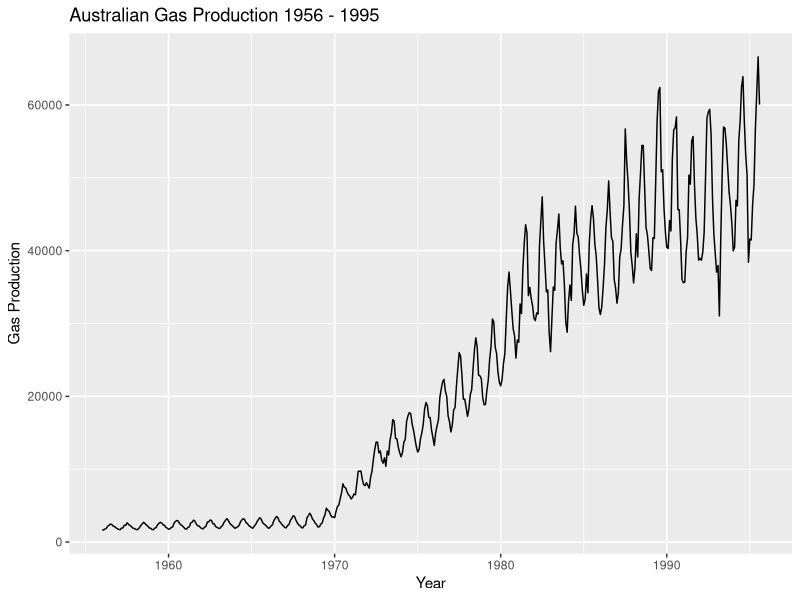
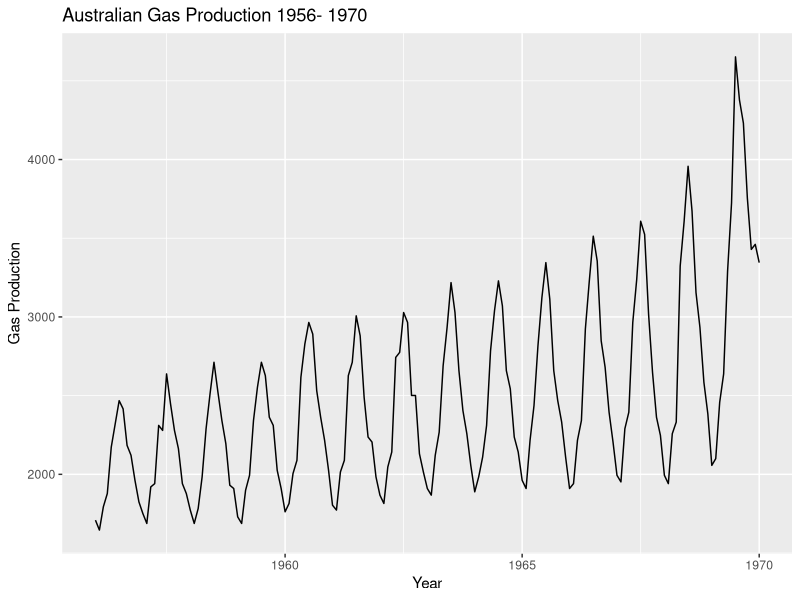
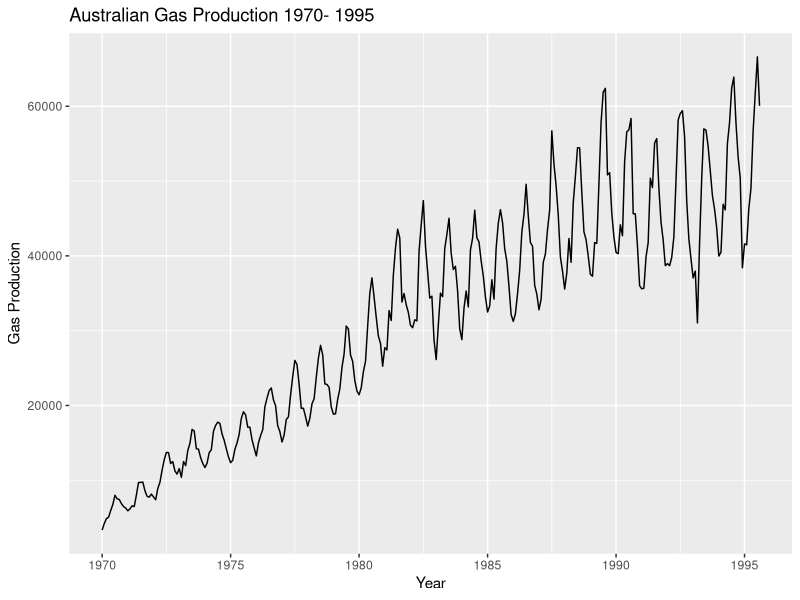
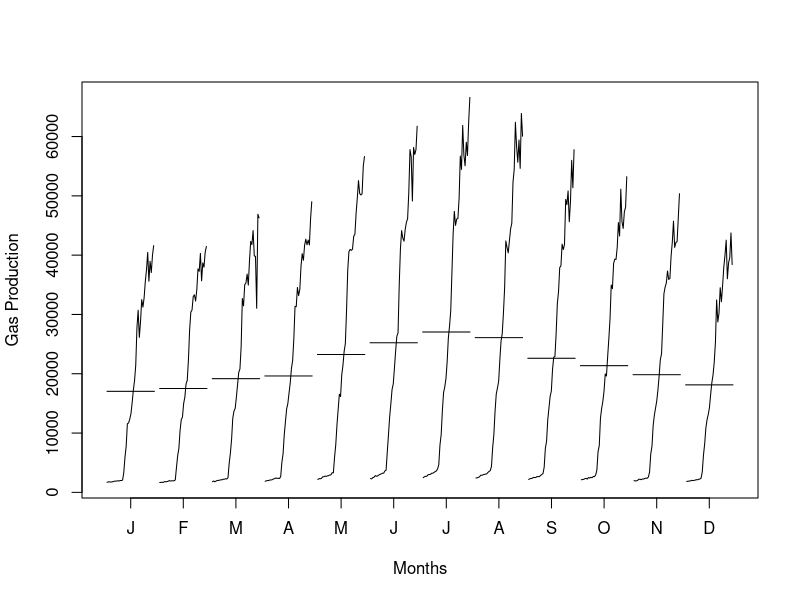
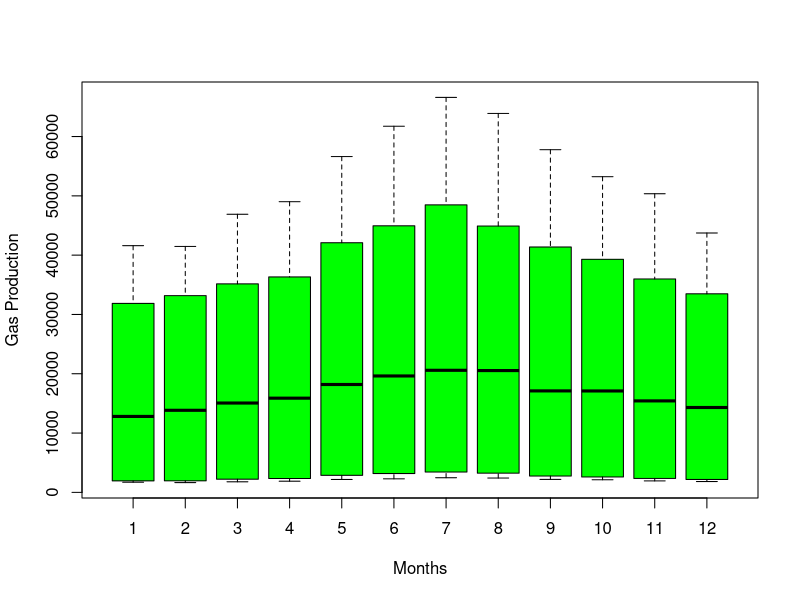
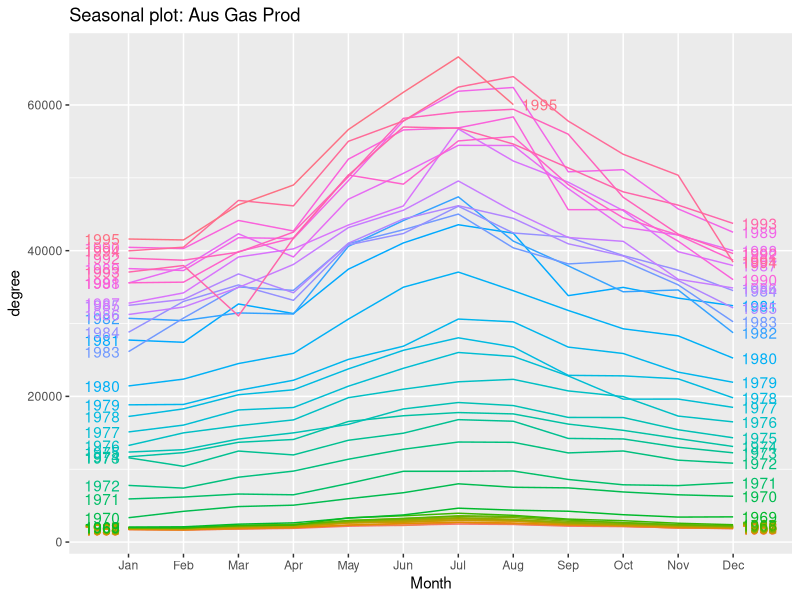
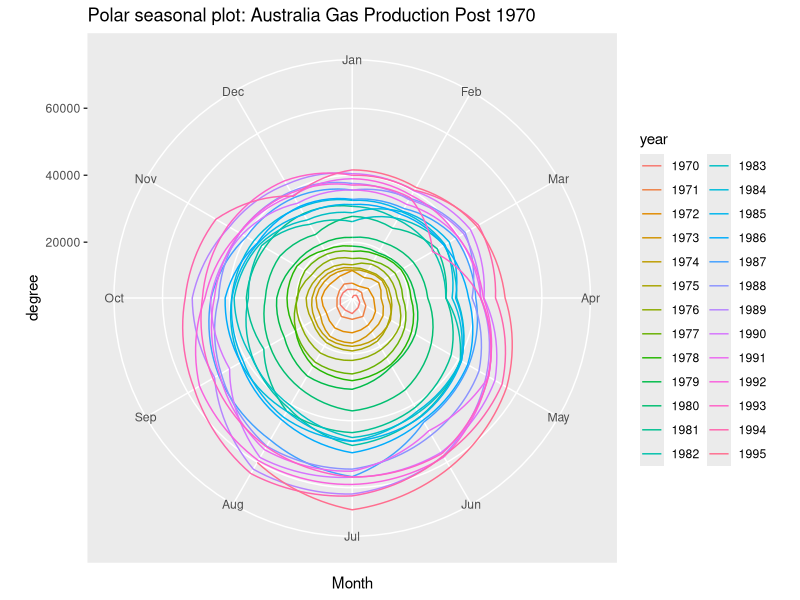
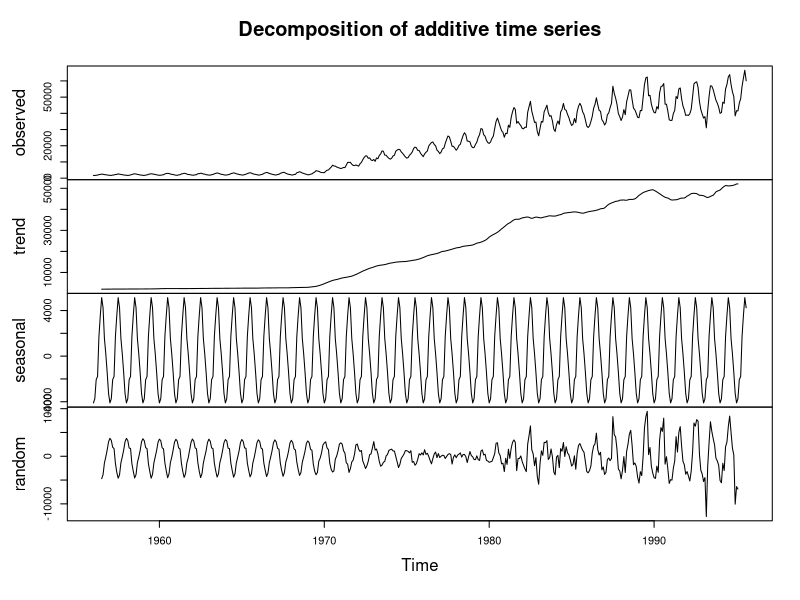

Recreate these plots in R, in order.
## ---- chunk 1
getwd()

setwd("/Users/anupama/Documents/Anupama Data Science/GreatLakes/TimeSeries")

#install.packages("forecast")

library(forecast)
library(ggplot2)
library(tseries)
## ---- chunk 2
AU.gas<- forecast::gas

class(AU.gas)

#This tells you that the data series is in a time series format
start(AU.gas)
end(AU.gas)




# plotting the ts object AU gas dataset 
autoplot(AU.gas,xlab = "Year", ylab= "Gas Production",
        main = "Australian Gas Production 1956 - 1995 ") 
## ---- chunk 3

#checking the data before 1970
gas_bfr1970 = window(AU.gas, start = c(1956,1),  end= c(1970,1) ,frequency = 12)

autoplot(gas_bfr1970,xlab = "Year", ylab= "Gas Production",
        main = "Australian Gas Production 1956- 1970 ")


#checking the data after 1970
gas_aft1970 = window(AU.gas, start = c(1970,1), frequency = 12)

autoplot(gas_aft1970,xlab = "Year", ylab= "Gas Production",
        main = "Australian Gas Production 1970- 1995 ") 
## ---- chunk 4

monthplot(AU.gas,xlab = "Months", ylab= "Gas Production")

boxplot (AU.gas ~cycle(AU.gas), xlab = "Months", ylab= "Gas Production",col="green")
## ---- chunk 5

ggseasonplot(AU.gas, year.labels=TRUE, year.labels.left=TRUE
) + ylab("degree") +
  ggtitle("Seasonal plot: Aus Gas Prod")
## ---- chunk 6

ggseasonplot(gas_aft1970, polar=TRUE) +
  ylab("degree") +
  ggtitle("Polar seasonal plot: Australia Gas Production Post 1970 ")
## ---- chunk 7
frequency(AU.gas)

any(is.na(AU.gas)) #checking missing values
## ---- chunk 8
# Decompose function

add.gas= decompose(AU.gas, type = "additive")
plot(add.gas)
## ---- chunk 9
add.gas1970=decompose(gas_aft1970, type = "additive")
plot(add.gas1970)
#plot(add.gas1970$seasonal)
#plot(add.gas1970$trend)
#plot(add.gas1970$random)
## ---- chunk 10
#STL function

#overall data
Inc.gas<-stl(AU.gas, s.window='p') #constant seasonality 
plot(Inc.gas, main= "Constant Seasonality")


(head(Inc.gas$time.series,12))
head(Inc.gas$time.series[,1],36) #seasonality component

## ---- chunk 11
#post 1970 data

#decomposing the gas data post 1970 to check trend and seasonality effect
gas.stl.1970<-stl(gas_aft1970, s.window='p') #constant seasonality 
autoplot(gas.stl.1970, main= "Post 1970 :Seasonality")
#gas.stl.1970
## ---- chunk 12
#de-seasonalized plot vs original plot

deseason.gas <- (gas.stl.1970$time.series[,2]+gas.stl.1970$time.series[,3])
#deseason.gas
#ts.plot(deseason.gas, gas_aft1970, col=c("red", "blue"), main="Comparison of Original and Deseasonalized Gas Prod")
autoplot(cbind(Actual=gas_aft1970, Adjusted=deseason.gas),main="DeSeasonalized Plot")+xlab("Time") +ylab("Gas Production")
## ---- chunk 13
train_data = window(gas_aft1970, start = c(1970,1), end = c(1993,12))
test_data = window(gas_aft1970, start = c(1994))

##  Apply Holt winter method using the ets function
gas.hw= ets(train_data, model = "ZZZ")


autoplot(forecast(gas.hw))
summary(gas.hw)
## ---- chunk 14
#forecast for the next 20 months
gas.hw.fc=forecast(gas.hw, h=20)
autoplot(gas.hw.fc)
accuracy(gas.hw.fc, test_data)


## Accuracy measures: RMSE and MAPE using HW

Vec<- cbind(test_data ,as.data.frame(gas.hw.fc)[,1]) 
ts.plot(Vec, col=c("blue", "red"), main="Accuracy Plot: Actual vs Forecast")
legend("bottomright", legend=c("Actual", "Forecast"),col=c("blue", "red"), cex=0.8, lty= 1:1)

RMSE <- round(sqrt(sum(((Vec[,1]-Vec[,2])^2)/length(Vec[,1]))),4) 
MAPE <- round(mean(abs(Vec[,1]-Vec[,2])/Vec[,1]),4)
paste("Accuracy Measures: RMSE:", RMSE, "and MAPE:", MAPE) 
## ---- chunk 15
#checking the stationary test on the full Australia Gas Production Data
adf.test(AU.gas) 
## ---- chunk 16
#Differencing of the stationary series for the orginial data
diff.au.gas= diff(AU.gas)
plot(diff.au.gas, main= "Gas Prod: Difference Series")

adf.test(diff.au.gas)
## ---- chunk 17
#checking the stationary test on the Post 1970 Gas Production Data
adf.test(gas_aft1970) #p-value is less that 0.05, hence we reject the null hypothesis in favor of alternate that the series is stationary.

diff.aft1970= diff(gas_aft1970) #diff(1)
plot(diff.aft1970, main= "Difference Series")
#this series looks with a mean of 0 and constant variance. Hence its sure to say this is a stationary series.
## ---- chunk 18
#Checking the partial autocorrelation plot
par (mfrow= c(3,2))

#Checking the partial autocorrelation plot
acf(AU.gas, lag.max = 50, main= "ACF:Original Data")  #q=0,1,2
pacf(AU.gas, lag.max = 50, main ="PACF:Original Series") #p= 0,1,2

acf(gas_aft1970, lag.max = 50, main= "ACF: Post 1970 Data")
pacf(gas_aft1970, lag.max = 50, main= "PACF:Post1970 Series")

acf(diff.aft1970, lag.max = 50, main="ACF:Diff Series")
pacf(diff.aft1970, lag.max = 50, main="PACF:Diff Series")
#dev.off()

#dev.off()
## ---- chunk 19
## Plotting the train and Test set 
autoplot(train_data, series="Train") +
  autolayer(test_data, series="Test") +
  ggtitle("Gas: Training and Test data") +
  xlab("Year") + ylab("Production") +
  guides(colour=guide_legend(title="Forecast"))
## ---- chunk 20

#ARIMA with order p(pacf)AR, d(diff order)-I, q(acf)- MA
#Setting a manual arima with setting all parameters as 1,1,1
man.arima = arima(train_data, order = c(1,1,1), seasonal = c(1,1,1))
man.arima #AIC 4943.09
tsdisplay(residuals(man.arima), lag.max=50, main= "Residuals by Manual ARIMA")
## ---- chunk 21
## Plotting the forecast of manual arima for 12 advance periods
autoplot(forecast(man.arima, h=12))

man.arima.fc= forecast(man.arima, h=20)

Box.test(man.arima$residuals, type = "Ljung-Box") #0.635
## ---- chunk 22
acf(man.arima$residuals, lag.max = 50)

hist(man.arima$residuals, main="Histogram:Manual ARIMA Residual") ## checking the normal distribution of residuals 

Vec1<- cbind(test_data ,as.data.frame(forecast(man.arima, h=20))[,1])
ts.plot(Vec1, col=c("blue", "red"), main="Manual ARIMA: Actual vs Forecast")
legend("bottomright", legend=c("Actual", "Forecast"),col=c("blue", "red"), cex=0.8, lty= 1:1)

accuracy(man.arima.fc, test_data)
## ---- chunk 23

arima.auto.fit = auto.arima(train_data, trace = F, seasonal = T)
arima.auto.fit
tsdisplay(residuals(arima.auto.fit), lag.max=50, main= "Residuals by Auto ARIMA")

#AIC 4939.33
## ---- chunk 24
#forecast
autoplot(forecast(arima.auto.fit, h=12), ylab = "Gas Production", xlab = "Year")

auto.arima.fc= forecast(arima.auto.fit, h=20)

Box.test(auto.arima.fc$residuals, lag=12, type = "Ljung-Box") #0.9207
#Fail to reject the null, hence residuals are independent

acf(arima.auto.fit$residuals, lag.max = 50)

hist(arima.auto.fit$residuals, main="Histogram:Auto ARIMA Residual") ## checking the normal distribution of residuals 

Vec2<- cbind(test_data ,as.data.frame(forecast(arima.auto.fit, h=20))[,1])
ts.plot(Vec1, col=c("blue", "red"), main="Auto ARIMA: Actual vs Forecast")
legend("bottomright", legend=c("Actual", "Forecast"),col=c("blue", "red"), cex=0.8, lty= 1:1)

accuracy(auto.arima.fc, test_data)
